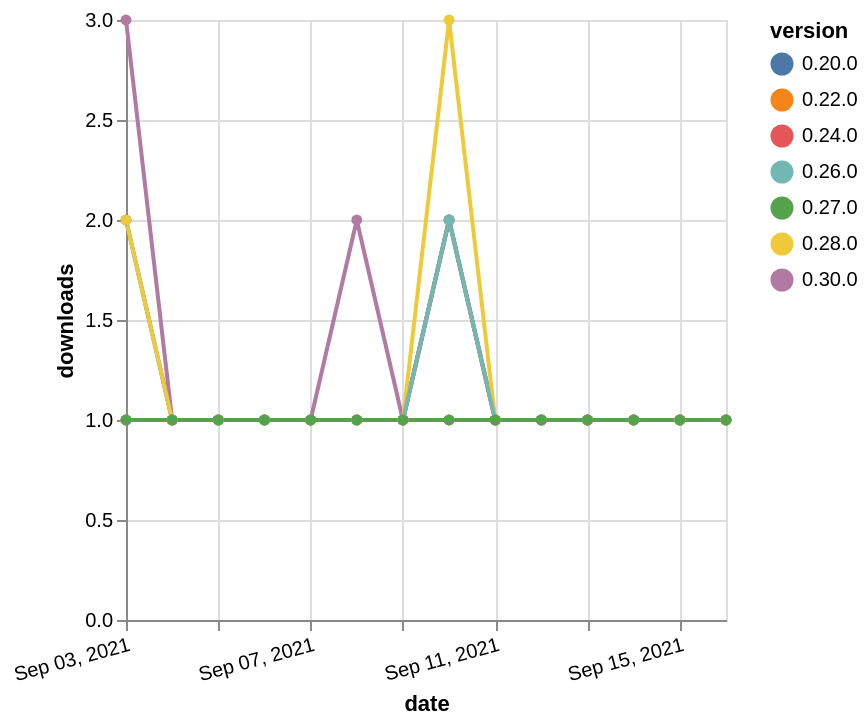

Describe this chart as a Vega-Lite specification.
### Vega-Lite specification from a JSON file in a GitHub repository (floating-point values rounded to 4 significant figures)
{"$schema": "https://vega.github.io/schema/vega-lite/v5.json", "description": "A simple bar chart with embedded data.", "data": {"values": [{"date": "2021-09-03", "total": 210, "delta": 2, "version": "0.20.0"}, {"date": "2021-09-04", "total": 211, "delta": 1, "version": "0.20.0"}, {"date": "2021-09-05", "total": 212, "delta": 1, "version": "0.20.0"}, {"date": "2021-09-06", "total": 213, "delta": 1, "version": "0.20.0"}, {"date": "2021-09-07", "total": 214, "delta": 1, "version": "0.20.0"}, {"date": "2021-09-08", "total": 215, "delta": 1, "version": "0.20.0"}, {"date": "2021-09-09", "total": 216, "delta": 1, "version": "0.20.0"}, {"date": "2021-09-10", "total": 218, "delta": 2, "version": "0.20.0"}, {"date": "2021-09-11", "total": 219, "delta": 1, "version": "0.20.0"}, {"date": "2021-09-12", "total": 220, "delta": 1, "version": "0.20.0"}, {"date": "2021-09-13", "total": 221, "delta": 1, "version": "0.20.0"}, {"date": "2021-09-14", "total": 222, "delta": 1, "version": "0.20.0"}, {"date": "2021-09-15", "total": 223, "delta": 1, "version": "0.20.0"}, {"date": "2021-09-16", "total": 224, "delta": 1, "version": "0.20.0"}, {"date": "2021-09-03", "total": 282, "delta": 1, "version": "0.22.0"}, {"date": "2021-09-04", "total": 283, "delta": 1, "version": "0.22.0"}, {"date": "2021-09-05", "total": 284, "delta": 1, "version": "0.22.0"}, {"date": "2021-09-06", "total": 285, "delta": 1, "version": "0.22.0"}, {"date": "2021-09-07", "total": 286, "delta": 1, "version": "0.22.0"}, {"date": "2021-09-08", "total": 287, "delta": 1, "version": "0.22.0"}, {"date": "2021-09-09", "total": 288, "delta": 1, "version": "0.22.0"}, {"date": "2021-09-10", "total": 290, "delta": 2, "version": "0.22.0"}, {"date": "2021-09-11", "total": 291, "delta": 1, "version": "0.22.0"}, {"date": "2021-09-12", "total": 292, "delta": 1, "version": "0.22.0"}, {"date": "2021-09-13", "total": 293, "delta": 1, "version": "0.22.0"}, {"date": "2021-09-14", "total": 294, "delta": 1, "version": "0.22.0"}, {"date": "2021-09-15", "total": 295, "delta": 1, "version": "0.22.0"}, {"date": "2021-09-16", "total": 296, "delta": 1, "version": "0.22.0"}, {"date": "2021-09-03", "total": 111, "delta": 3, "version": "0.30.0"}, {"date": "2021-09-04", "total": 112, "delta": 1, "version": "0.30.0"}, {"date": "2021-09-05", "total": 113, "delta": 1, "version": "0.30.0"}, {"date": "2021-09-06", "total": 114, "delta": 1, "version": "0.30.0"}, {"date": "2021-09-07", "total": 115, "delta": 1, "version": "0.30.0"}, {"date": "2021-09-08", "total": 117, "delta": 2, "version": "0.30.0"}, {"date": "2021-09-09", "total": 118, "delta": 1, "version": "0.30.0"}, {"date": "2021-09-10", "total": 120, "delta": 2, "version": "0.30.0"}, {"date": "2021-09-11", "total": 121, "delta": 1, "version": "0.30.0"}, {"date": "2021-09-12", "total": 122, "delta": 1, "version": "0.30.0"}, {"date": "2021-09-13", "total": 123, "delta": 1, "version": "0.30.0"}, {"date": "2021-09-14", "total": 124, "delta": 1, "version": "0.30.0"}, {"date": "2021-09-15", "total": 125, "delta": 1, "version": "0.30.0"}, {"date": "2021-09-16", "total": 126, "delta": 1, "version": "0.30.0"}, {"date": "2021-09-03", "total": 169, "delta": 1, "version": "0.24.0"}, {"date": "2021-09-04", "total": 170, "delta": 1, "version": "0.24.0"}, {"date": "2021-09-05", "total": 171, "delta": 1, "version": "0.24.0"}, {"date": "2021-09-06", "total": 172, "delta": 1, "version": "0.24.0"}, {"date": "2021-09-07", "total": 173, "delta": 1, "version": "0.24.0"}, {"date": "2021-09-08", "total": 174, "delta": 1, "version": "0.24.0"}, {"date": "2021-09-09", "total": 175, "delta": 1, "version": "0.24.0"}, {"date": "2021-09-10", "total": 176, "delta": 1, "version": "0.24.0"}, {"date": "2021-09-11", "total": 177, "delta": 1, "version": "0.24.0"}, {"date": "2021-09-12", "total": 178, "delta": 1, "version": "0.24.0"}, {"date": "2021-09-13", "total": 179, "delta": 1, "version": "0.24.0"}, {"date": "2021-09-14", "total": 180, "delta": 1, "version": "0.24.0"}, {"date": "2021-09-15", "total": 181, "delta": 1, "version": "0.24.0"}, {"date": "2021-09-16", "total": 182, "delta": 1, "version": "0.24.0"}, {"date": "2021-09-03", "total": 160, "delta": 2, "version": "0.28.0"}, {"date": "2021-09-04", "total": 161, "delta": 1, "version": "0.28.0"}, {"date": "2021-09-05", "total": 162, "delta": 1, "version": "0.28.0"}, {"date": "2021-09-06", "total": 163, "delta": 1, "version": "0.28.0"}, {"date": "2021-09-07", "total": 164, "delta": 1, "version": "0.28.0"}, {"date": "2021-09-08", "total": 165, "delta": 1, "version": "0.28.0"}, {"date": "2021-09-09", "total": 166, "delta": 1, "version": "0.28.0"}, {"date": "2021-09-10", "total": 169, "delta": 3, "version": "0.28.0"}, {"date": "2021-09-11", "total": 170, "delta": 1, "version": "0.28.0"}, {"date": "2021-09-12", "total": 171, "delta": 1, "version": "0.28.0"}, {"date": "2021-09-13", "total": 172, "delta": 1, "version": "0.28.0"}, {"date": "2021-09-14", "total": 173, "delta": 1, "version": "0.28.0"}, {"date": "2021-09-15", "total": 174, "delta": 1, "version": "0.28.0"}, {"date": "2021-09-16", "total": 175, "delta": 1, "version": "0.28.0"}, {"date": "2021-09-03", "total": 148, "delta": 1, "version": "0.26.0"}, {"date": "2021-09-04", "total": 149, "delta": 1, "version": "0.26.0"}, {"date": "2021-09-05", "total": 150, "delta": 1, "version": "0.26.0"}, {"date": "2021-09-06", "total": 151, "delta": 1, "version": "0.26.0"}, {"date": "2021-09-07", "total": 152, "delta": 1, "version": "0.26.0"}, {"date": "2021-09-08", "total": 153, "delta": 1, "version": "0.26.0"}, {"date": "2021-09-09", "total": 154, "delta": 1, "version": "0.26.0"}, {"date": "2021-09-10", "total": 156, "delta": 2, "version": "0.26.0"}, {"date": "2021-09-11", "total": 157, "delta": 1, "version": "0.26.0"}, {"date": "2021-09-12", "total": 158, "delta": 1, "version": "0.26.0"}, {"date": "2021-09-13", "total": 159, "delta": 1, "version": "0.26.0"}, {"date": "2021-09-14", "total": 160, "delta": 1, "version": "0.26.0"}, {"date": "2021-09-15", "total": 161, "delta": 1, "version": "0.26.0"}, {"date": "2021-09-16", "total": 162, "delta": 1, "version": "0.26.0"}, {"date": "2021-09-03", "total": 134, "delta": 1, "version": "0.27.0"}, {"date": "2021-09-04", "total": 135, "delta": 1, "version": "0.27.0"}, {"date": "2021-09-05", "total": 136, "delta": 1, "version": "0.27.0"}, {"date": "2021-09-06", "total": 137, "delta": 1, "version": "0.27.0"}, {"date": "2021-09-07", "total": 138, "delta": 1, "version": "0.27.0"}, {"date": "2021-09-08", "total": 139, "delta": 1, "version": "0.27.0"}, {"date": "2021-09-09", "total": 140, "delta": 1, "version": "0.27.0"}, {"date": "2021-09-10", "total": 141, "delta": 1, "version": "0.27.0"}, {"date": "2021-09-11", "total": 142, "delta": 1, "version": "0.27.0"}, {"date": "2021-09-12", "total": 143, "delta": 1, "version": "0.27.0"}, {"date": "2021-09-13", "total": 144, "delta": 1, "version": "0.27.0"}, {"date": "2021-09-14", "total": 145, "delta": 1, "version": "0.27.0"}, {"date": "2021-09-15", "total": 146, "delta": 1, "version": "0.27.0"}, {"date": "2021-09-16", "total": 147, "delta": 1, "version": "0.27.0"}]}, "width": "container", "mark": {"type": "line", "point": {"filled": true}}, "encoding": {"x": {"field": "date", "type": "temporal", "timeUnit": "yearmonthdate", "title": "date", "axis": {"labelAngle": -15}}, "y": {"field": "delta", "type": "quantitative", "title": "downloads"}, "color": {"field": "version", "type": "nominal"}, "tooltip": {"field": "delta"}}}
